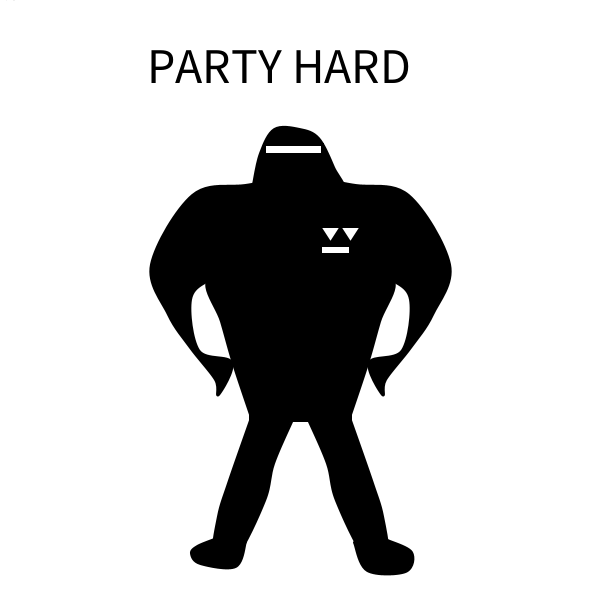
Frame 1 (no input)
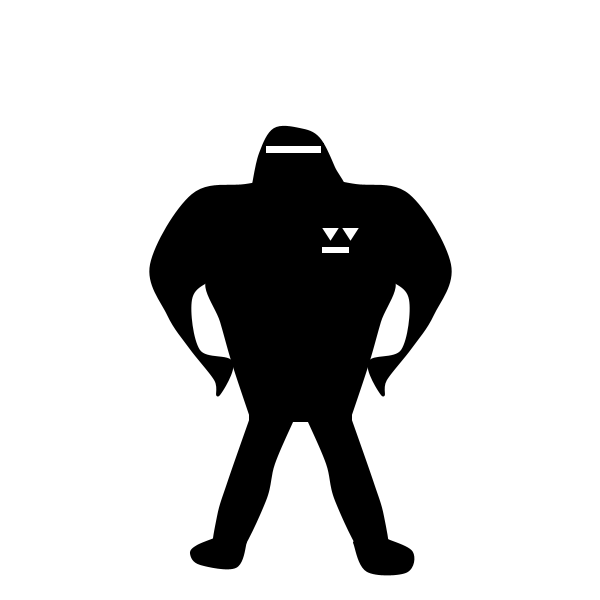
Frame 60 (the mouse pressed at the canvas centre just before this capture)
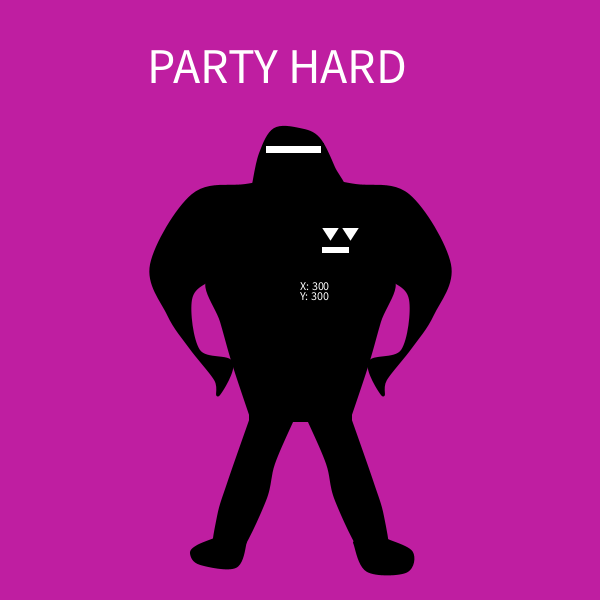
Frame 120 (the mouse held since frame 60 and released just before this capture)

The Processing sketch that drew these frames (run headless with seeded random() and noise(); from frame 60 on, the mouse is pressed at the canvas centre):

// Processing sketch: starman
// ── starman.pde
//setup the canvas (Just a red background)
void setup() {
  size (600, 600);
  fill(0);
  background(255,0,0);
  
}
//start making the starman
void draw() {
  if (mousePressed) {
    background(random(255), random(255), random(255));
  } else {
   background(255,255,255);
   
  }
 textSize(50);
 text("PARTY HARD", 147, 83);
 textSize(12);
 text("Y: " + mouseY, mouseX, mouseY);
 stroke(0);
 fill(0);
 strokeWeight(3);
 text("X: " + mouseX, mouseX, mouseY-10);
 //black rectangles, for center of body
 rect(250, 220, 100, 200);
 rect(235, 255, 120, 15);
 
 //right foot
 beginShape(); 
 curveVertex(387, 540);
 curveVertex(387, 540);
 curveVertex(411, 552);
 curveVertex(405, 571);
 curveVertex(367, 570);
 curveVertex(354, 542);
 curveVertex(354, 542);
 endShape();
 
 //left foot
 beginShape();
 curveVertex(214, 539);
 curveVertex(214, 539);
 curveVertex(197, 546);
 curveVertex(191, 553);
 curveVertex(200, 563);
 curveVertex(235, 566);
 curveVertex(245, 541);
 curveVertex(245, 541);
 endShape();  
 
 
 //right leg
 beginShape();
  curveVertex(width-250, 420);
 curveVertex(width-250, 420);
 curveVertex(width-228, 483);
 curveVertex(width-218, 516);
 curveVertex(width-214, 555);
 curveVertex(width-236, 555);
 curveVertex(width-264, 500);
 curveVertex(width-273, 463);
 curveVertex(width-292, 419);
 curveVertex(width-292, 419);
 endShape();
 
 
 //left leg
 beginShape();
 curveVertex(250, 420);
 curveVertex(250, 420);
 curveVertex(228, 483);
 curveVertex(218, 516);
 curveVertex(214, 555);
 curveVertex(236, 555);
 curveVertex(264, 500);
 curveVertex(273, 463);
 curveVertex(292, 419);
 curveVertex(292, 419);
 endShape();
 
 
 //that curve on the right side of his body
 beginShape();
 curveVertex(width-251, 417);
 curveVertex(width-251, 417);
 curveVertex(width-233, 363);
 curveVertex(width-221, 321);
 curveVertex(width-208, 279);
 curveVertex(width-263, 270);
 curveVertex(width-268, 330);
 curveVertex(width-252, 416);
 curveVertex(width-252, 416);
 endShape();
 
 
 //right arm
 beginShape();
curveVertex(width-250, 262);
 curveVertex(width-250, 262);
 curveVertex(width-211, 278);
 curveVertex(width-190, 299);
 curveVertex(width-198, 350);
 curveVertex(width-231, 362);
 curveVertex(width-218, 394);
 curveVertex(width-215, 379);
 curveVertex(width-190, 347);
 curveVertex(width-168, 314);
 curveVertex(width-151, 264);
 curveVertex(width-192, 195);
 curveVertex(width-245, 185);
 curveVertex(width-300, 180);
 curveVertex(width-321, 214);
 curveVertex(width-323, 262);
 curveVertex(width-266, 283);
 curveVertex(width-249, 264);
 curveVertex(width-249, 264);
 endShape();
 
 
 
 //left curve
 beginShape();
 curveVertex(251, 417);
 curveVertex(251, 417);
 curveVertex(233, 363);
 curveVertex(221, 321);
 curveVertex(208, 279);
 curveVertex(263, 270);
 curveVertex(268, 330);
 curveVertex(252, 416);
 curveVertex(252, 416);
 endShape();
 
 
 //left arm
 beginShape();
 curveVertex(250, 262);
 curveVertex(250, 262);
 curveVertex(211, 278);
 curveVertex(190, 299);
 curveVertex(198, 350);
 curveVertex(231, 362);
 curveVertex(218, 394);
 curveVertex(215, 379);
 curveVertex(190, 347);
 curveVertex(168, 314);
 curveVertex(151, 264);
 curveVertex(192, 195);
 curveVertex(245, 185);
 curveVertex(300, 180);
 curveVertex(321, 214);
 curveVertex(323, 262);
 curveVertex(266, 283);
 curveVertex(249, 264);
 curveVertex(249, 264);
 endShape();
 
 
 //head
 beginShape();
 curveVertex(253, 184);
 curveVertex(253, 184);
 curveVertex(260, 153);
 curveVertex(274, 129);
 curveVertex(299, 129);
 curveVertex(318, 138);
 curveVertex(333, 167);
 curveVertex(342, 193);
 curveVertex(294, 203);
 curveVertex(253, 184);
 curveVertex(253, 184);
 endShape();
 
 
 //visor thing
 fill(255);
 rect(264, 144, 58, 10);
 
 
 //chest things
 triangle(319, 226, 341, 226, 330, 243);
 triangle(339, 226, 361, 226, 350, 243);
 rect(320, 245, 30, 9);
 
 
 fill(255);
  text("Y: " + mouseY, mouseX, mouseY);
 text("X: " + mouseX, mouseX, mouseY-10);
 
}
